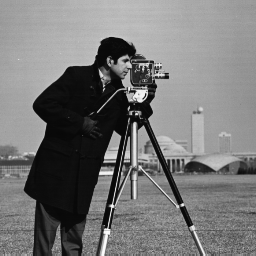
#> input picture Unidad_4/Código-U4/cameraman.tif, 256 x 256 px
$ python PDI_U4_Restauracion_p3_Modelo_Lineal_Borrosidad.py   (older library calls are emulated)
#> lines starting #> are read from the running program, lines starting #| are printed output that depends on the picture
import cv2
import numpy as np
import matplotlib.pyplot as plt

# Definimos función para mostrar imágenes
def imshow(img, new_fig=True, title=None, color_img=False, blocking=False, colorbar=True, ticks=False):
    if new_fig:
        plt.figure()
    if color_img:
        plt.imshow(img)
    else:
        plt.imshow(img, cmap='gray')
    plt.title(title)
    if not ticks:
        plt.xticks([]), plt.yticks([])
    if colorbar:
        plt.colorbar()
    if new_fig:
        plt.show(block=blocking)

# --- Cargo Imagen ------------------------------------------------------------
img = cv2.imread('cameraman.tif', cv2.IMREAD_GRAYSCALE)
#> img is the input picture: shape (256, 256); min 7, max 253, mean 118.7
# img = cv2.imread('checkboard.tif', cv2.IMREAD_GRAYSCALE)
img.shape
imshow(img, title="Imagen Original", ticks=True)
np.unique(img)

# --- Modelo Lineal de Borrosidad ---------------------------------------------
# Genero kernel
k = 35
w = np.zeros((k,k))
# w[k//2,:] = 1/k                 # Horizontal
# w[:,k//2] = 1/k                 # Vertical
# w = np.diag(np.ones((k)))/k     # Diagonal
w.sum()

# Filtro
img_b = cv2.filter2D(img, cv2.CV_64F, w)
#> img_b: shape (256, 256) float64; every value is 0
img_b.dtype
np.unique(img_b)
img_bs = cv2.convertScaleAbs(img_b)
#> img_bs: shape (256, 256); every value is 0

# Muestro
plt.figure()
plt.subplot(121), imshow(w, title='Kernel', new_fig=False, ticks=True)
plt.subplot(122), imshow(img_bs, title='Imagen con borrosidad lineal + escalado', new_fig=False)
plt.show(block=False)
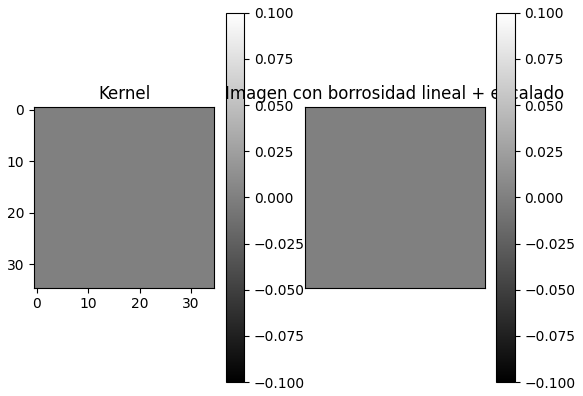
#> figure drawn by matplotlib, 4 panels

plt.figure()
plt.subplot(121), imshow(img_b, title=f'Borrosidad lineal (min={img_b.min():5.2f} | max={img_b.max():5.2f})', new_fig=False)
plt.subplot(122), imshow(img_bs, title=f'Borrosidad lineal + escalado (min={img_bs.min()} | max={img_bs.max()})', new_fig=False)
plt.show(block=False)
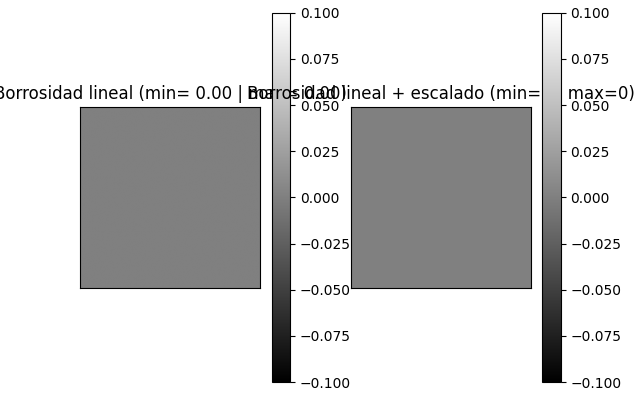
#> figure drawn by matplotlib, 4 panels

# --- Modelo Lineal de borrosidad - Rotacion ---------------------------------------------
# Genero kernel
k = 31
w = np.zeros((k,k))
w[k//2,:] = 1                 # Horizontal
rot = 45
M = cv2.getRotationMatrix2D((k//2, k//2), rot, 1)
w_rot = cv2.warpAffine(w, M, w.shape)
w_rot /= w_rot.sum()
w_rot.sum()
np.unique(w_rot)

# Filtro
img_b = cv2.filter2D(img, cv2.CV_64F, w_rot)
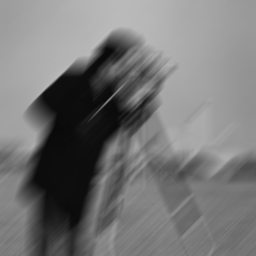
#> img_b: shape (256, 256) float64; min 9.62, max 187.3, mean 118.7
img_b.dtype
np.unique(img_b)
img_bs = cv2.convertScaleAbs(img_b)

# Muestro
plt.figure()
plt.subplot(121), imshow(w_rot, title='Kernel', new_fig=False, ticks=True)
plt.subplot(122), imshow(img_bs, title='Imagen con borrosidad lineal + escalado', new_fig=False)
plt.show(block=False)
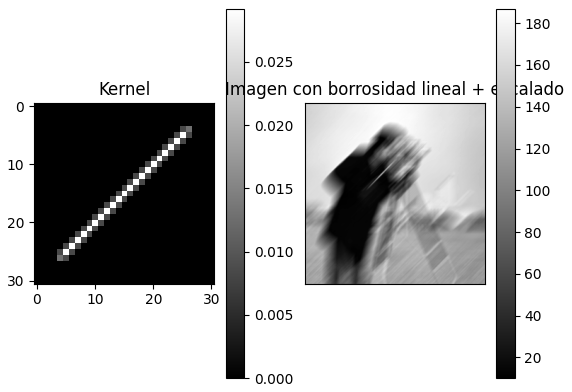
#> figure drawn by matplotlib, 4 panels

plt.figure()
plt.subplot(121), imshow(img_b, title=f'Borrosidad lineal (min={img_b.min():5.2f} | max={img_b.max():5.2f})', new_fig=False)
plt.subplot(122), imshow(img_bs, title=f'Borrosidad lineal + escalado (min={img_bs.min()} | max={img_bs.max()})', new_fig=False)
plt.show(block=False)
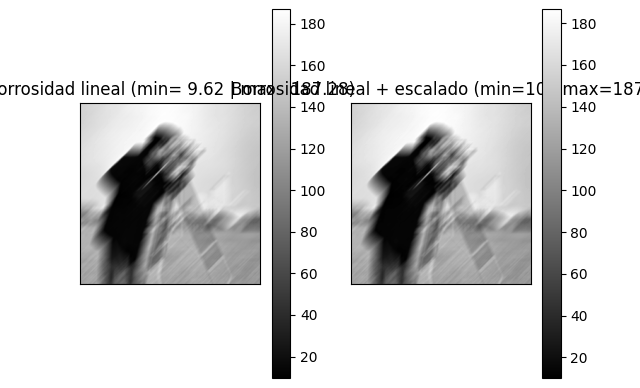
#> figure drawn by matplotlib, 4 panels

# Defino una función para crear los kernels de manera genérica
def motion_blur_kernel(length, rotation):
    """
    Genera un kernel de borrosidad lineal.

    Parametros
    ----------
        length : int      --> La longitud del filtro
        rotation : float  --> El ángulo del desplazamiento, en grados.
    """
    # --- Genero kernel horizontal -----------------------------------
    w = np.zeros((length, length))
    w[length//2,:] = 1

    # --- Roto el kernel de acuerdo al angulo ------------------------
    M = cv2.getRotationMatrix2D((length//2, length//2), rotation, 1)
    M_rot = cv2.warpAffine(w, M, w.shape)
    M_rot /= M_rot.sum()

    return M_rot

L = 27
ANG = 15
w = motion_blur_kernel(L, ANG)
img_b = cv2.filter2D(img, cv2.CV_64F, w)
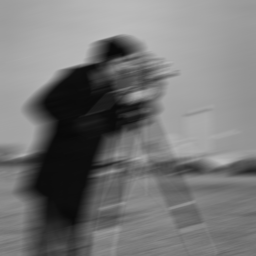
#> img_b: shape (256, 256) float64; min 8.94, max 190, mean 118.7

plt.figure()
plt.subplot(121), imshow(w, title=f'Kernel - length = {L} | rotation={ANG}', new_fig=False, ticks=True)
plt.subplot(122), imshow(img_b, title='Imagen con borrosidad lineal', new_fig=False)
plt.show(block=False)
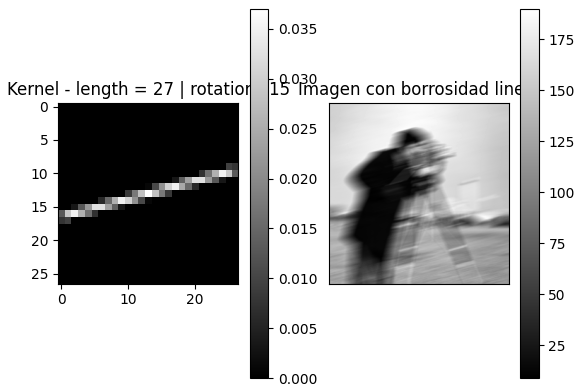
#> figure drawn by matplotlib, 4 panels

$ run again, with Unidad_4/Código-U4/circuit_board.tif copied over Unidad_4/Código-U4/cameraman.tif
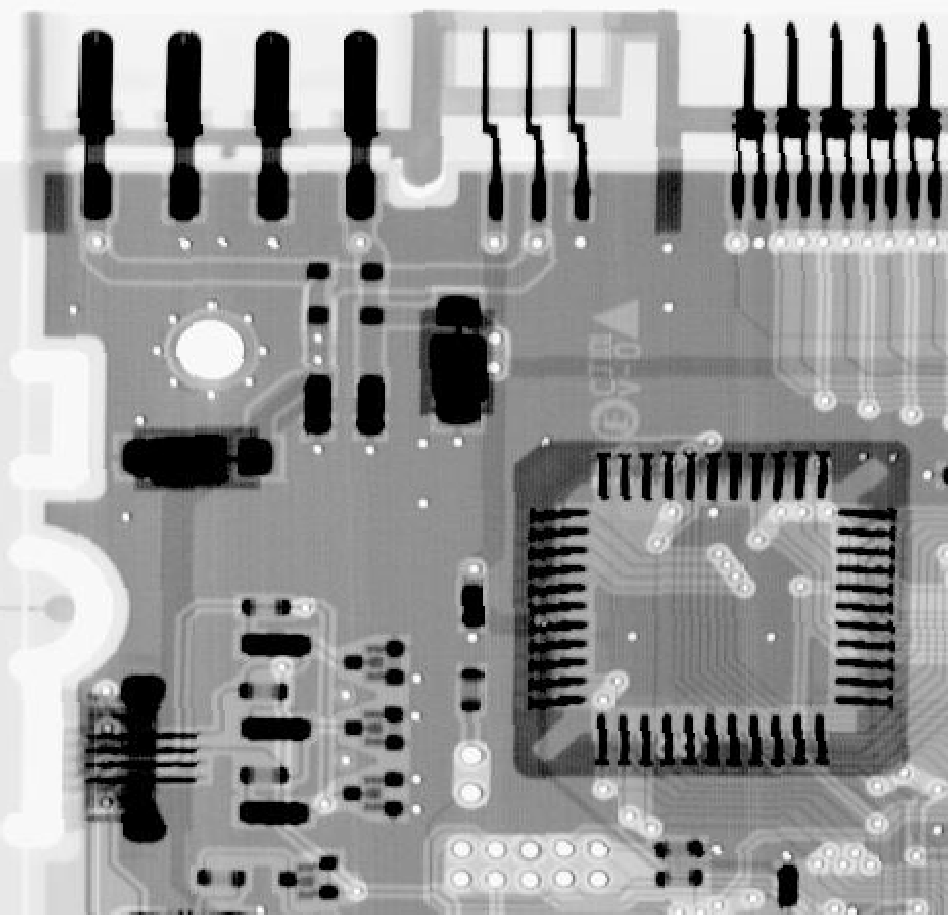
#> input picture Unidad_4/Código-U4/circuit_board.tif, 948 x 915 px
#> img is the input picture: shape (915, 948); min 0, max 255, mean 150.8
#> `plt.show(block=False)`:
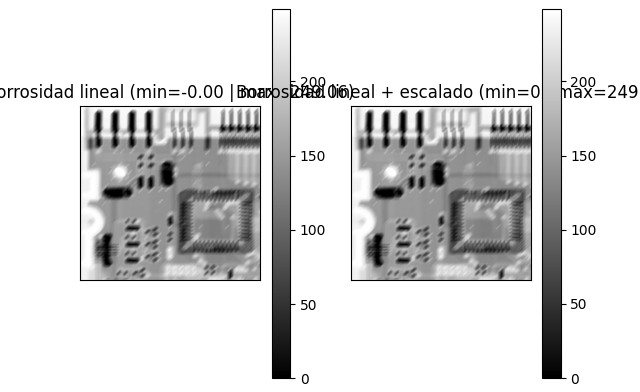
#> figure drawn by matplotlib, 4 panels
#> `plt.show(block=False)`:
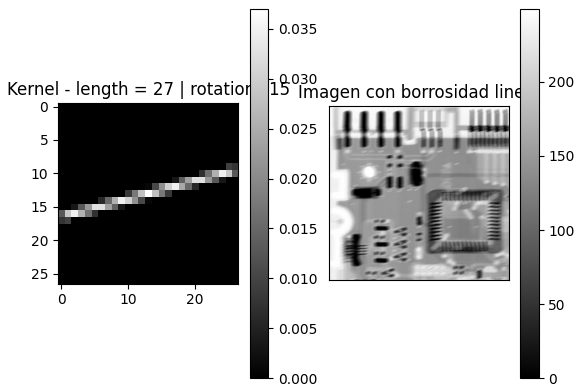
#> figure drawn by matplotlib, 4 panels
